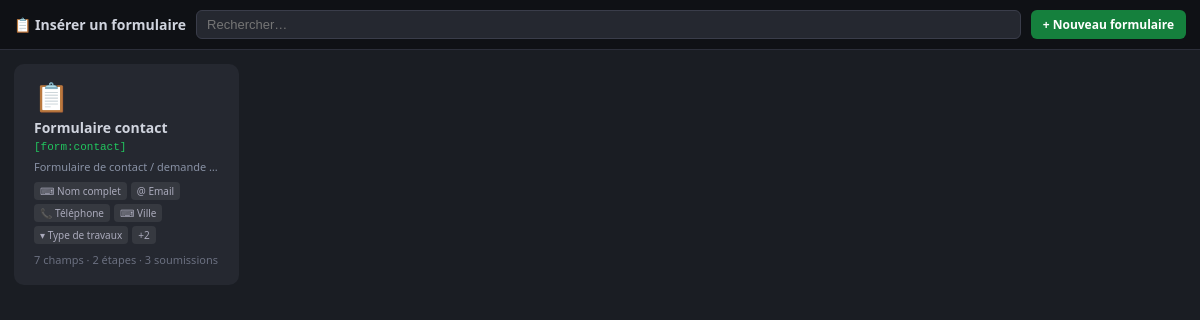
Screenshot of /admin/form-picker.php (signed in) with the database file from the repository.
### tables this page shows
CREATE TABLE `forms` (
  `id` int NOT NULL,
  `name` varchar(100) NOT NULL,
  `slug` varchar(100) NOT NULL,
  `description` text,
  `fields` json NOT NULL DEFAULT (json_array()),
  `settings` json NOT NULL DEFAULT (json_object()),
  `is_active` tinyint(1) DEFAULT '1',
  `created_at` datetime DEFAULT CURRENT_TIMESTAMP,
  `updated_at` datetime DEFAULT CURRENT_TIMESTAMP ON UPDATE CURRENT_TIMESTAMP
);

### admin/form-picker.php (the view, shortened to what this page needs)
<?php
$pdo = getPDO();
$forms = $pdo->query("
    SELECT f.*,
           (SELECT COUNT(*) FROM form_submissions s WHERE s.form_id = f.id) AS sub_count
    FROM forms f
    WHERE f.is_active = 1
    ORDER BY f.created_at ASC
")->fetchAll(PDO::FETCH_ASSOC);
$fieldTypeIcons = [
    'text'=>'⌨','email'=>'@','tel'=>'📞','number'=>'#',
    'select'=>'▾','textarea'=>'¶','checkbox'=>'☑','radio'=>'◎',
];
?>
<!DOCTYPE html>
<html lang="fr">
<head>
</head>
<body>
<div class="toolbar">
  <h2>📋 Insérer un formulaire</h2>
  <input type="search" id="search" placeholder="Rechercher…" autocomplete="off">
  <a class="new-btn" href="form-edit.php" target="_blank">+ Nouveau formulaire</a>
</div>
<div class="grid-wrapper">
  <div class="grid" id="grid">
    <?php if (empty($forms)): ?>
      <div class="empty">Aucun formulaire actif.<br>
        <a href="form-edit.php" target="_blank" style="color:#22c55e">Créer un formulaire →</a>
      </div>
    <?php else: ?>
      <?php foreach ($forms as $form):
        $fields   = json_decode($form['fields'],   true) ?: [];
        $steps    = $fields['steps'] ?? [];
        $allFields = [];
        foreach ($steps as $step) {
            foreach ($step['fields'] ?? [] as $f) $allFields[] = $f;
        }
        $stepCount  = count($steps);
        $fieldCount = count($allFields);
      ?>
      <div class="card" tabindex="0"
           data-slug="<?= htmlspecialchars($form['slug']) ?>"
           data-name="<?= htmlspecialchars($form['name']) ?>"
           data-search="<?= htmlspecialchars(strtolower($form['name'] . ' ' . $form['slug'])) ?>">
        <div class="icon">📋</div>
        <div class="title"><?= htmlspecialchars($form['name']) ?></div>
        <div class="slug">[form:<?= htmlspecialchars($form['slug']) ?>]</div>
        <div class="desc"><?= htmlspecialchars($form['description'] ?: '—') ?></div>
        <div class="fields-row">
          <?php foreach (array_slice($allFields, 0, 5) as $f):
            $ico = $fieldTypeIcons[$f['type'] ?? 'text'] ?? '⌨'; ?>
            <span class="field-pill"><?= $ico ?> <?= htmlspecialchars($f['label'] ?? $f['name']) ?></span>
          <?php endforeach; ?>
          <?php if (count($allFields) > 5): ?>
            <span class="field-pill">+<?= count($allFields)-5 ?></span>
          <?php endif; ?>
        </div>
        <div class="meta">
          <?= $fieldCount ?> champ<?= $fieldCount>1?'s':'' ?>
          <?= $stepCount>1 ? ' · '.$stepCount.' étapes' : '' ?>
          · <?= (int)$form['sub_count'] ?> soumission<?= $form['sub_count']>1?'s':'' ?>
        </div>
      </div>
      <?php endforeach; ?>
    <?php endif; ?>
  </div>
</div>
</body>
</html>

### admin/form-picker.php (style rules this page uses)
*,*::before,*::after { box-sizing:border-box;margin:0;padding:0 }
body { background:#1a1d23;color:#d0d4de;font-family:system-ui,sans-serif;display:flex;flex-direction:column;height:100vh;overflow:hidden }
.toolbar { display:flex;align-items:center;gap:10px;padding:10px 14px;background:#0f1115;border-bottom:1px solid #2c2f3a;flex-shrink:0 }
.toolbar h2 { font-size:14px;font-weight:600;white-space:nowrap }
.toolbar input[type=search] { flex:1;background:#252830;border:1px solid #3a3d4a;border-radius:6px;padding:6px 10px;color:#d0d4de;font-size:13px;outline:none }
.toolbar a.new-btn { display:flex;align-items:center;gap:6px;padding:6px 12px;background:#15803d;border-radius:6px;font-size:12px;font-weight:600;cursor:pointer;white-space:nowrap;text-decoration:none;color:#fff }
.grid-wrapper { flex:1;overflow-y:auto;padding:14px }
.grid { display:grid;grid-template-columns:repeat(auto-fill,minmax(220px,1fr));gap:12px }
.card { background:#252830;border:2px solid transparent;border-radius:10px;overflow:hidden;cursor:pointer;transition:border-color .15s,transform .15s;position:relative;padding:16px 18px }
.card .icon { font-size:28px;margin-bottom:8px;line-height:1 }
.card .title { font-size:14px;font-weight:700;margin-bottom:4px;white-space:nowrap;overflow:hidden;text-overflow:ellipsis }
.card .slug { font-size:11px;color:#22c55e;font-family:monospace;margin-bottom:6px }
.card .desc { font-size:11px;color:#8891a4;margin-bottom:8px;white-space:nowrap;overflow:hidden;text-overflow:ellipsis;min-height:14px }
.card .fields-row { display:flex;flex-wrap:wrap;gap:4px;margin-bottom:8px }
.card .field-pill { font-size:10px;background:rgba(255,255,255,.08);border-radius:4px;padding:2px 6px;color:#aab }
.card .meta { font-size:11px;color:#6b7080 }

### rows the page displays
forms: name "Formulaire contact", slug "contact", description "Formulaire de contact / demande…", ico "⌨", label "Nom complet", ico "@", label "Email", ico "📞", label "Téléphone", label "Ville", ico "▾", label "Type de travaux", count($allFields)-5 "2", fieldCount "7", fields "2", sub_count "3"
